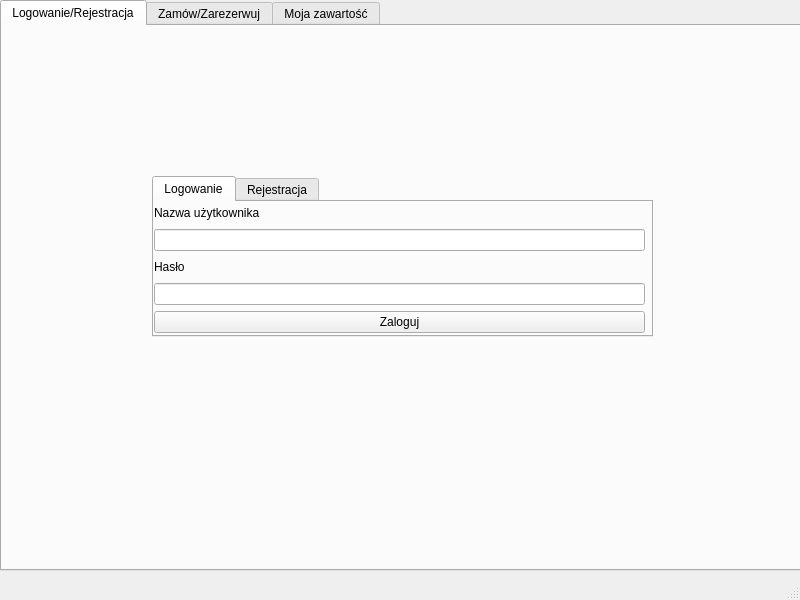
<?xml version="1.0" encoding="UTF-8"?>
<ui version="4.0">
 <class>MainWindow</class>
 <widget class="QMainWindow" name="MainWindow">
  <property name="geometry">
   <rect>
    <x>0</x>
    <y>0</y>
    <width>800</width>
    <height>600</height>
   </rect>
  </property>
  <property name="windowTitle">
   <string>MainWindow</string>
  </property>
  <widget class="QWidget" name="centralwidget">
   <widget class="QTabWidget" name="tabWidget">
    <property name="geometry">
     <rect>
      <x>0</x>
      <y>0</y>
      <width>801</width>
      <height>571</height>
     </rect>
    </property>
    <property name="currentIndex">
     <number>0</number>
    </property>
    <widget class="QWidget" name="tab">
     <attribute name="title">
      <string>Logowanie/Rejestracja</string>
     </attribute>
     <widget class="QTabWidget" name="tabWidget_2">
      <property name="geometry">
       <rect>
        <x>150</x>
        <y>150</y>
        <width>501</width>
        <height>161</height>
       </rect>
      </property>
      <property name="currentIndex">
       <number>0</number>
      </property>
      <widget class="QWidget" name="tab_3">
       <attribute name="title">
        <string>Logowanie</string>
       </attribute>
       <widget class="QWidget" name="verticalLayoutWidget">
        <property name="geometry">
         <rect>
          <x>0</x>
          <y>0</y>
          <width>491</width>
          <height>131</height>
         </rect>
        </property>
        <layout class="QVBoxLayout" name="verticalLayout">
         <property name="sizeConstraint">
          <enum>QLayout::SetDefaultConstraint</enum>
         </property>
         <item>
          <widget class="QLabel" name="label">
           <property name="text">
            <string>Nazwa użytkownika</string>
           </property>
          </widget>
         </item>
         <item>
          <widget class="QLineEdit" name="loginname"/>
         </item>
         <item>
          <widget class="QLabel" name="label_2">
           <property name="text">
            <string>Hasło</string>
           </property>
          </widget>
         </item>
         <item>
          <widget class="QLineEdit" name="loginpass">
           <property name="echoMode">
            <enum>QLineEdit::Password</enum>
           </property>
          </widget>
         </item>
         <item>
          <widget class="QPushButton" name="login">
           <property name="text">
            <string>Zaloguj</string>
           </property>
          </widget>
         </item>
        </layout>
       </widget>
      </widget>
      <widget class="QWidget" name="tab_4">
       <attribute name="title">
        <string>Rejestracja</string>
       </attribute>
       <widget class="QWidget" name="verticalLayoutWidget_2">
        <property name="geometry">
         <rect>
          <x>0</x>
          <y>0</y>
          <width>491</width>
          <height>131</height>
         </rect>
        </property>
        <layout class="QVBoxLayout" name="verticalLayout_2">
         <property name="sizeConstraint">
          <enum>QLayout::SetDefaultConstraint</enum>
         </property>
         <item>
          <widget class="QLabel" name="label_3">
           <property name="text">
            <string>Nazwa użytkownika</string>
           </property>
          </widget>
         </item>
         <item>
          <widget class="QLineEdit" name="regname"/>
         </item>
         <item>
          <widget class="QLabel" name="label_4">
           <property name="text">
            <string>Hasło</string>
           </property>
          </widget>
         </item>
         <item>
          <widget class="QLineEdit" name="regpass">
           <property name="echoMode">
            <enum>QLineEdit::Password</enum>
           </property>
          </widget>
         </item>
         <item>
          <widget class="QPushButton" name="reg">
           <property name="text">
            <string>Zarejestruj</string>
           </property>
          </widget>
         </item>
        </layout>
       </widget>
      </widget>
     </widget>
    </widget>
    <widget class="QWidget" name="tab_2">
     <attribute name="title">
      <string>Zamów/Zarezerwuj</string>
     </attribute>
     <widget class="QListWidget" name="allbooks">
      <property name="geometry">
       <rect>
        <x>40</x>
        <y>10</y>
        <width>721</width>
        <height>311</height>
       </rect>
      </property>
     </widget>
    </widget>
    <widget class="QWidget" name="tab_5">
     <attribute name="title">
      <string>Moja zawartość</string>
     </attribute>
     <widget class="QListWidget" name="mybooks">
      <property name="geometry">
       <rect>
        <x>40</x>
        <y>10</y>
        <width>721</width>
        <height>311</height>
       </rect>
      </property>
     </widget>
    </widget>
   </widget>
  </widget>
  <widget class="QMenuBar" name="menubar">
   <property name="geometry">
    <rect>
     <x>0</x>
     <y>0</y>
     <width>800</width>
     <height>20</height>
    </rect>
   </property>
  </widget>
  <widget class="QStatusBar" name="statusbar"/>
 </widget>
 <resources/>
 <connections/>
</ui>
